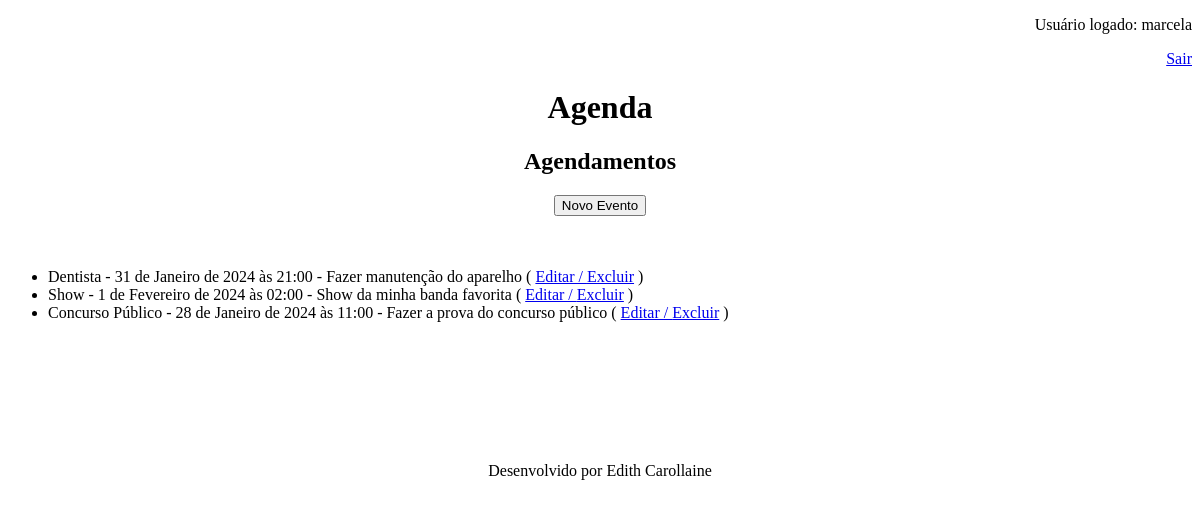
The app's page /agenda/ (signed in), older data.
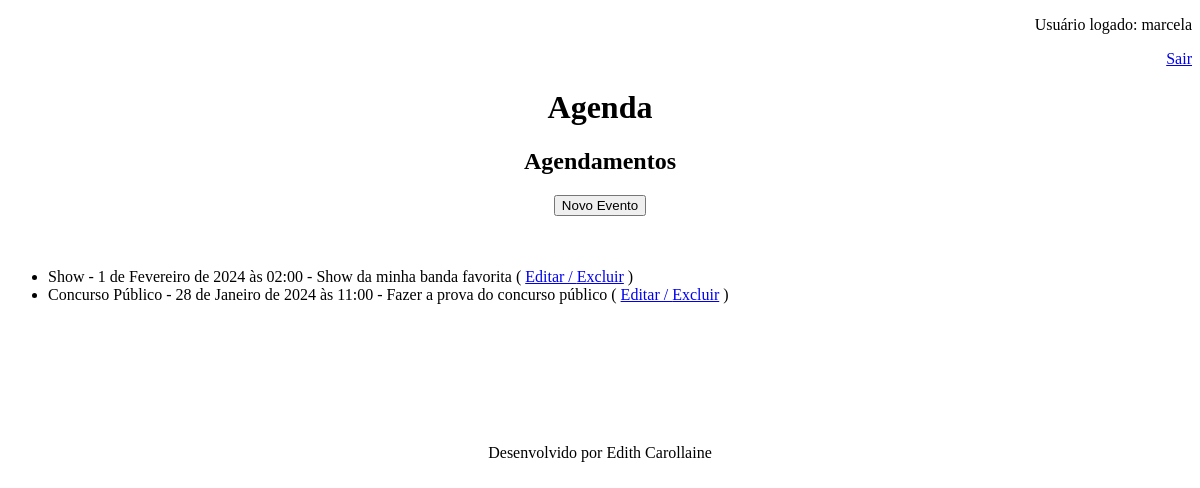
The same page, newer data.
### AppAgenda/models.py (models this page shows, shortened)
class Evento(models.Model):
    usuario = models.ForeignKey(User, on_delete=models.CASCADE)
    titulo = models.CharField(max_length=100)
    descricao = models.TextField(blank=True, null=True)
    data_evento = models.DateTimeField(verbose_name='Data do Evento')
    data_criacao = models.DateTimeField(auto_now=True, verbose_name='Data de Criação')
    class Meta:
        db_table = 'Evento'
    def get_evento_atrasado(self):
        if self.data_evento < datetime.now():
            return True
        else:
            return False

### AppAgenda/views.py (the view)
# urls.py: path('agenda/', views.lista_evento),
@login_required(login_url='/login/')
def lista_evento(request):
    usuario = request.user
    data_atual = datetime.now() - timedelta(hours=1)
    evento = Evento.objects.filter(usuario=usuario, data_evento__gt=data_atual)
    dados = {'eventos': evento}
    return render(request, 'agenda.html', dados)

### AppAgenda/templates/agenda.html
{% extends "model-page.html" %}
{% block content %}
    <h2 align="center">Agendamentos</h2>
    <div align="center">
        <a href="evento">
            <button type="button">Novo Evento</button>
            <br>
            <br>
            <br>
        </a>
    </div>
    <ul>
    {% if eventos %}
        {% for evento in eventos %}
            <li>
                <div style= {% if evento.get_evento_atrasado %} "color:red" {%endif%}>
                    {{evento.titulo}} - {{evento.data_evento}} - {{evento.descricao}}
                    ( <a href="evento/?id={{evento.id}}">Editar / </a>
                    <a href="delete/{{evento.id}}">Excluir</a> )
                </div>
            </li>
        {% endfor %}
    {% else %}
        <p>Você não possui evento ainda.</p>
    {% endif %}
    </ul>
{% endblock %}

Row changes from the older to the newer data that the page shows:
no longer on this page (row edited): Evento: titulo "Dentista", data_evento "31 de Janeiro de 2024 às 21:00", descricao "Fazer manutenção do aparelho"
